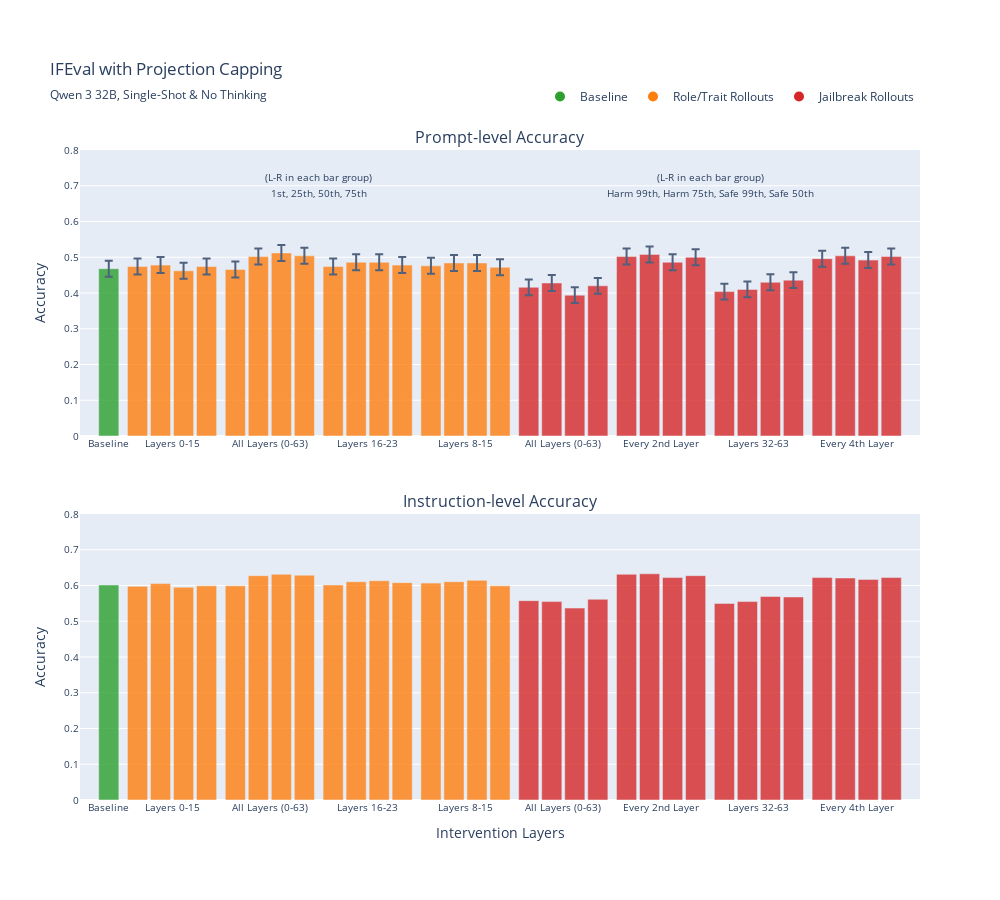

Notebook code for this chart:
### Code cell
# Example usage
fig = plot_ifeval_results(df, title="IFEval with Projection Capping", subtitle=subtitle)
fig.show()
fig.write_html(f"{out_dir}/ifeval.html")

### Figure 1 — Plotly figure (JSON) as saved in the notebook; plotly's stock layout.template omitted (floating-point values rounded to 4 significant figures)
{"data": [{"customdata": [["Baseline", "baseline"], ["Layers 0-15, 1st", "role_trait"], ["Layers 0-15, 25th", "role_trait"], ["Layers 0-15, 50th", "role_trait"], ["Layers 0-15, 75th", "role_trait"], ["All Layers (0-63), 1st", "role_trait"], ["All Layers (0-63), 25th", "role_trait"], ["All Layers (0-63), 50th", "role_trait"], ["All Layers (0-63), 75th", "role_trait"], ["Layers 16-23, 1st", "role_trait"], ["Layers 16-23, 25th", "role_trait"], ["Layers 16-23, 50th", "role_trait"], ["Layers 16-23, 75th", "role_trait"], ["Layers 8-15, 1st", "role_trait"], ["Layers 8-15, 25th", "role_trait"], ["Layers 8-15, 50th", "role_trait"], ["Layers 8-15, 75th", "role_trait"], ["All Layers (0-63), Harm 99th", "jailbreak"], ["All Layers (0-63), Harm 75th", "jailbreak"], ["All Layers (0-63), Safe 99th", "jailbreak"], ["All Layers (0-63), Safe 50th", "jailbreak"], ["Every 2nd Layer, Harm 99th", "jailbreak"], ["Every 2nd Layer, Harm 75th", "jailbreak"], ["Every 2nd Layer, Safe 99th", "jailbreak"], ["Every 2nd Layer, Safe 50th", "jailbreak"], ["Layers 32-63, Harm 99th", "jailbreak"], ["Layers 32-63, Harm 75th", "jailbreak"], ["Layers 32-63, Safe 99th", "jailbreak"], ["Layers 32-63, Safe 50th", "jailbreak"], ["Every 4th Layer, Harm 99th", "jailbreak"], ["Every 4th Layer, Harm 75th", "jailbreak"], ["Every 4th Layer, Safe 99th", "jailbreak"], ["Every 4th Layer, Safe 50th", "jailbreak"]], "error_y": {"array": [0.02234, 0.02235, 0.02236, 0.02232, 0.02235, 0.02233, 0.02238, 0.02238, 0.02238, 0.02235, 0.02237, 0.02237, 0.02236, 0.02236, 0.02237, 0.02237, 0.02235, 0.02206, 0.02215, 0.02187, 0.02209, 0.02238, 0.02238, 0.02237, 0.02238, 0.02197, 0.02202, 0.02216, 0.0222, 0.02238, 0.02238, 0.02238, 0.02238], "type": "data", "visible": true}, "hovertemplate": "%{customdata[0]}<br>Config: %{customdata[1]}<br>Accuracy: %{y:.1%}<extra></extra>", "marker": {"color": ["#2ca02c", "#ff7f0e", "#ff7f0e", "#ff7f0e", "#ff7f0e", "#ff7f0e", "#ff7f0e", "#ff7f0e", "#ff7f0e", "#ff7f0e", "#ff7f0e", "#ff7f0e", "#ff7f0e", "#ff7f0e", "#ff7f0e", "#ff7f0e", "#ff7f0e", "#d62728", "#d62728", "#d62728", "#d62728", "#d62728", "#d62728", "#d62728", "#d62728", "#d62728", "#d62728", "#d62728", "#d62728", "#d62728", "#d62728", "#d62728", "#d62728"]}, "name": "Prompt-level", "opacity": 0.8, "showlegend": false, "type": "bar", "width": 0.35, "x": [0, 0.5, 0.9, 1.3, 1.7, 2.2, 2.6, 3.0, 3.4, 3.9, 4.3, 4.7, 5.1, 5.6, 6.0, 6.4, 6.8, 7.3, 7.7, 8.1, 8.5, 9.0, 9.4, 9.8, 10.2, 10.7, 11.1, 11.5, 11.9, 12.4, 12.8, 13.2, 13.6], "xaxis": "x", "y": [0.468, 0.474, 0.478, 0.462, 0.474, 0.466, 0.502, 0.512, 0.504, 0.474, 0.486, 0.486, 0.478, 0.476, 0.484, 0.484, 0.472, 0.416, 0.428, 0.394, 0.42, 0.502, 0.508, 0.486, 0.5, 0.404, 0.41, 0.43, 0.436, 0.496, 0.504, 0.492, 0.502], "yaxis": "y"}, {"customdata": [["Baseline", "baseline"], ["Layers 0-15, 1st", "role_trait"], ["Layers 0-15, 25th", "role_trait"], ["Layers 0-15, 50th", "role_trait"], ["Layers 0-15, 75th", "role_trait"], ["All Layers (0-63), 1st", "role_trait"], ["All Layers (0-63), 25th", "role_trait"], ["All Layers (0-63), 50th", "role_trait"], ["All Layers (0-63), 75th", "role_trait"], ["Layers 16-23, 1st", "role_trait"], ["Layers 16-23, 25th", "role_trait"], ["Layers 16-23, 50th", "role_trait"], ["Layers 16-23, 75th", "role_trait"], ["Layers 8-15, 1st", "role_trait"], ["Layers 8-15, 25th", "role_trait"], ["Layers 8-15, 50th", "role_trait"], ["Layers 8-15, 75th", "role_trait"], ["All Layers (0-63), Harm 99th", "jailbreak"], ["All Layers (0-63), Harm 75th", "jailbreak"], ["All Layers (0-63), Safe 99th", "jailbreak"], ["All Layers (0-63), Safe 50th", "jailbreak"], ["Every 2nd Layer, Harm 99th", "jailbreak"], ["Every 2nd Layer, Harm 75th", "jailbreak"], ["Every 2nd Layer, Safe 99th", "jailbreak"], ["Every 2nd Layer, Safe 50th", "jailbreak"], ["Layers 32-63, Harm 99th", "jailbreak"], ["Layers 32-63, Harm 75th", "jailbreak"], ["Layers 32-63, Safe 99th", "jailbreak"], ["Layers 32-63, Safe 50th", "jailbreak"], ["Every 4th Layer, Harm 99th", "jailbreak"], ["Every 4th Layer, Harm 75th", "jailbreak"], ["Every 4th Layer, Safe 99th", "jailbreak"], ["Every 4th Layer, Safe 50th", "jailbreak"]], "hovertemplate": "%{customdata[0]}<br>Config: %{customdata[1]}<br>Accuracy: %{y:.1%}<extra></extra>", "marker": {"color": ["#2ca02c", "#ff7f0e", "#ff7f0e", "#ff7f0e", "#ff7f0e", "#ff7f0e", "#ff7f0e", "#ff7f0e", "#ff7f0e", "#ff7f0e", "#ff7f0e", "#ff7f0e", "#ff7f0e", "#ff7f0e", "#ff7f0e", "#ff7f0e", "#ff7f0e", "#d62728", "#d62728", "#d62728", "#d62728", "#d62728", "#d62728", "#d62728", "#d62728", "#d62728", "#d62728", "#d62728", "#d62728", "#d62728", "#d62728", "#d62728", "#d62728"]}, "name": "Instruction-level", "opacity": 0.8, "showlegend": false, "type": "bar", "width": 0.35, "x": [0, 0.5, 0.9, 1.3, 1.7, 2.2, 2.6, 3.0, 3.4, 3.9, 4.3, 4.7, 5.1, 5.6, 6.0, 6.4, 6.8, 7.3, 7.7, 8.1, 8.5, 9.0, 9.4, 9.8, 10.2, 10.7, 11.1, 11.5, 11.9, 12.4, 12.8, 13.2, 13.6], "xaxis": "x2", "y": [0.6016, 0.5977, 0.6054, 0.5951, 0.599, 0.599, 0.6274, 0.6313, 0.6287, 0.6016, 0.6106, 0.6132, 0.608, 0.6067, 0.6106, 0.6145, 0.599, 0.5576, 0.555, 0.5369, 0.5614, 0.6313, 0.6326, 0.6223, 0.6274, 0.5498, 0.555, 0.5692, 0.5679, 0.6223, 0.621, 0.6171, 0.6223], "yaxis": "y2"}, {"marker": {"color": "#2ca02c", "size": 10}, "mode": "markers", "name": "Baseline", "showlegend": true, "type": "scatter", "x": [null], "xaxis": "x", "y": [null], "yaxis": "y"}, {"marker": {"color": "#ff7f0e", "size": 10}, "mode": "markers", "name": "Role/Trait Rollouts", "showlegend": true, "type": "scatter", "x": [null], "xaxis": "x", "y": [null], "yaxis": "y"}, {"marker": {"color": "#d62728", "size": 10}, "mode": "markers", "name": "Jailbreak Rollouts", "showlegend": true, "type": "scatter", "x": [null], "xaxis": "x", "y": [null], "yaxis": "y"}], "layout": {"annotations": [{"font": {"size": 16}, "showarrow": false, "text": "Prompt-level Accuracy", "x": 0.5, "xanchor": "center", "xref": "paper", "y": 1, "yanchor": "bottom", "yref": "paper"}, {"font": {"size": 16}, "showarrow": false, "text": "Instruction-level Accuracy", "x": 0.5, "xanchor": "center", "xref": "paper", "y": 0.44, "yanchor": "bottom", "yref": "paper"}, {"showarrow": false, "text": "<span style='font-size:10px'>(L-R in each bar group)<br>1st, 25th, 50th, 75th</span>", "x": 3.65, "xref": "x", "y": 0.75, "yanchor": "top", "yref": "y"}, {"showarrow": false, "text": "<span style='font-size:10px'>(L-R in each bar group)<br>Harm 99th, Harm 75th, Safe 99th, Safe 50th</span>", "x": 10.45, "xref": "x", "y": 0.75, "yanchor": "top", "yref": "y"}], "height": 900, "legend": {"orientation": "h", "x": 1, "xanchor": "right", "y": 1.06, "yanchor": "bottom"}, "margin": {"b": 100, "t": 150}, "title": {"subtitle": {"text": "Qwen 3 32B, Single-Shot & No Thinking"}, "text": "IFEval with Projection Capping"}, "width": 1000, "xaxis": {"anchor": "y", "domain": [0, 1], "range": [-0.5, 14.1], "tickfont": {"size": 10}, "tickmode": "array", "ticktext": ["Baseline", "Layers 0-15", "All Layers (0-63)", "Layers 16-23", "Layers 8-15", "All Layers (0-63)", "Every 2nd Layer", "Layers 32-63", "Every 4th Layer"], "tickvals": [0, 1.1, 2.8, 4.5, 6.2, 7.9, 9.6, 11.3, 13.0]}, "xaxis2": {"anchor": "y2", "domain": [0, 1], "range": [-0.5, 14.1], "tickfont": {"size": 10}, "tickmode": "array", "ticktext": ["Baseline", "Layers 0-15", "All Layers (0-63)", "Layers 16-23", "Layers 8-15", "All Layers (0-63)", "Every 2nd Layer", "Layers 32-63", "Every 4th Layer"], "tickvals": [0, 1.1, 2.8, 4.5, 6.2, 7.9, 9.6, 11.3, 13.0], "title": {"text": "Intervention Layers"}}, "yaxis": {"anchor": "x", "domain": [0.56, 1], "range": [0, 0.8], "tickfont": {"size": 10}, "title": {"text": "Accuracy"}}, "yaxis2": {"anchor": "x2", "domain": [0, 0.44], "range": [0, 0.8], "tickfont": {"size": 10}, "title": {"text": "Accuracy"}}}}
